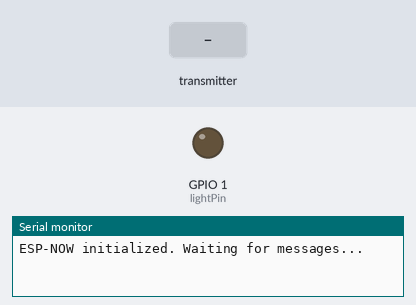
Bench run of a sketch on a simulated ESP32. On the bench: output pins drawn as LEDs (lit = HIGH), the last lines printed to the serial monitor. Dashed ring = blinking. Inputs (shaded band) come from the test bench.

Above: at 1.2 s.
1.3 s: the transmitter starts sending a = 0
At 2.1 s:
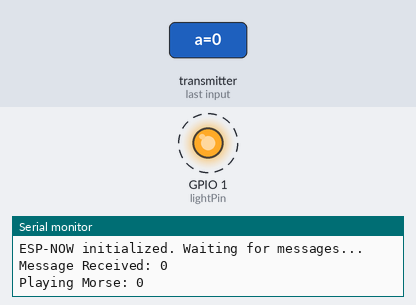
2.8 s: the transmitter starts sending a = 1
Timing chart, 0 to 14.7 s (numbered marks = the images above; inputs shaded):
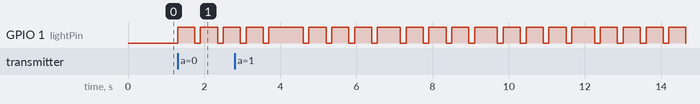

The sketch:

ReceiveMidterm.ino
```cpp
#include <esp_now.h>
#include <WiFi.h>

// GLOBAL VARIABLES for Morse Code Timing
// Adjust these to match the sender's timing for accurate decoding
const int DOT_LENGTH = 150;    // The length of the dot in milliseconds (adjusted for quicker visual feedback)
const int DASH_LENGTH = DOT_LENGTH * 3;
const int PAUSE_BETWEEN_SYMBOLS = DOT_LENGTH;
const int PAUSE_BETWEEN_LETTERS = DASH_LENGTH;
const int PAUSE_BETWEEN_WORDS = DOT_LENGTH * 7;

// Light Pin
int lightPin = 1;

uint8_t broadcastAddress[] = {0x98, 0xa3, 0x16, 0xf0, 0x82, 0x00};

typedef struct message{
  char a[32];
} message;

message myMessage;

// --- FUNCTION PROTOTYPES ---
void playDot();
void playDash();
void playReceivedMorse(const char* message);

// Function to play a dot
void playDot() {
  Serial.println("DOT");
  digitalWrite(lightPin, HIGH);
  delay(DOT_LENGTH);
  digitalWrite(lightPin, LOW);
}

// Function to play a dash
void playDash() {
  digitalWrite(lightPin, HIGH);
  delay(DASH_LENGTH);
  digitalWrite(lightPin, LOW);
}

// Function to play the received message as Morse code
void playReceivedMorse(const char* message) {
    Serial.print("Playing Morse: ");
    Serial.println(message);

    for (int i = 0; message[i] != '\0'; i++) {
        char currentLetter = tolower(message[i]);

        // Look up the Morse code for the character
        const char* morseCode = NULL;
        switch (currentLetter) {
            case 'a': morseCode = ".-"; break; case 'b': morseCode = "-..."; break; case 'c': morseCode = "-.-."; break;
            case 'd': morseCode = "-.."; break; case 'e': morseCode = "."; break; case 'f': morseCode = "..-."; break;
            case 'g': morseCode = "--."; break; case 'h': morseCode = "...."; break; case 'i': morseCode = ".."; break;
            case 'j': morseCode = ".---"; break; case 'k': morseCode = "-.-"; break; case 'l': morseCode = ".-.."; break;
            case 'm': morseCode = "--"; break; case 'n': morseCode = "-."; break; case 'o': morseCode = "---"; break;
            case 'p': morseCode = ".--."; break; case 'q': morseCode = "--.-"; break; case 'r': morseCode = ".-."; break;
            case 's': morseCode = "..."; break; case 't': morseCode = "-"; break; case 'u': morseCode = "..-"; break;
            case 'v': morseCode = "...-"; break; case 'w': morseCode = ".--"; break; case 'x': morseCode = "-..-"; break;
            case 'y': morseCode = "-.--"; break; case 'z': morseCode = "--.."; break;
            case '1': morseCode = ".----"; break; case '2': morseCode = "..---"; break; case '3': morseCode = "...--"; break;
            case '4': morseCode = "....-"; break; case '5': morseCode = "....."; break; case '6': morseCode = "-...."; break;
            case '7': morseCode = "--..."; break; case '8': morseCode = "---.."; break; case '9': morseCode = "----."; break;
            case '0': morseCode = "-----"; break;
            case ' ': // Handle space/pause between words
                delay(PAUSE_BETWEEN_WORDS);
                continue; // Skip the rest of the loop for this character
            default:
                Serial.print("Skipping unknown character: ");
                Serial.println(currentLetter);
                continue;
        }

        // Play the Morse code symbols for the letter
        for (int j = 0; morseCode[j] != '\0'; j++) {
            if (morseCode[j] == '.') {
                playDot();
            } else if (morseCode[j] == '-') {
                playDash();
            }
            // Pause between symbols within a letter
            if (morseCode[j+1] != '\0') {
                delay(PAUSE_BETWEEN_SYMBOLS);
            }
        }

        // Pause between letters
        if (message[i+1] != '\0') {
            delay(PAUSE_BETWEEN_LETTERS);
        }
    }
    Serial.println("Morse playback complete.");
}

void OnDataRecv(const esp_now_recv_info * mac, const unsigned char * incomingData, int len){

  memcpy(&myMessage, incomingData,sizeof(myMessage));


  Serial.print("Message Received: ");
  Serial.println(myMessage.a);

  playReceivedMorse(myMessage.a);
}

void setup() {
  Serial.begin(115200);
  WiFi.mode(WIFI_STA);

  pinMode(lightPin, OUTPUT);

  if(esp_now_init() != ESP_OK){
    Serial.println("ERROR initializing ESP-NOW");
    return;
  }

  Serial.println("ESP-NOW initialized. Waiting for messages...");
  esp_now_register_recv_cb(OnDataRecv);
}

void loop() {
}
```

Measured:
- after the input at 1.3 s, GPIO 1 (lightPin): alternates HIGH for 0.45 s and LOW for 0.15 s, starting at once
